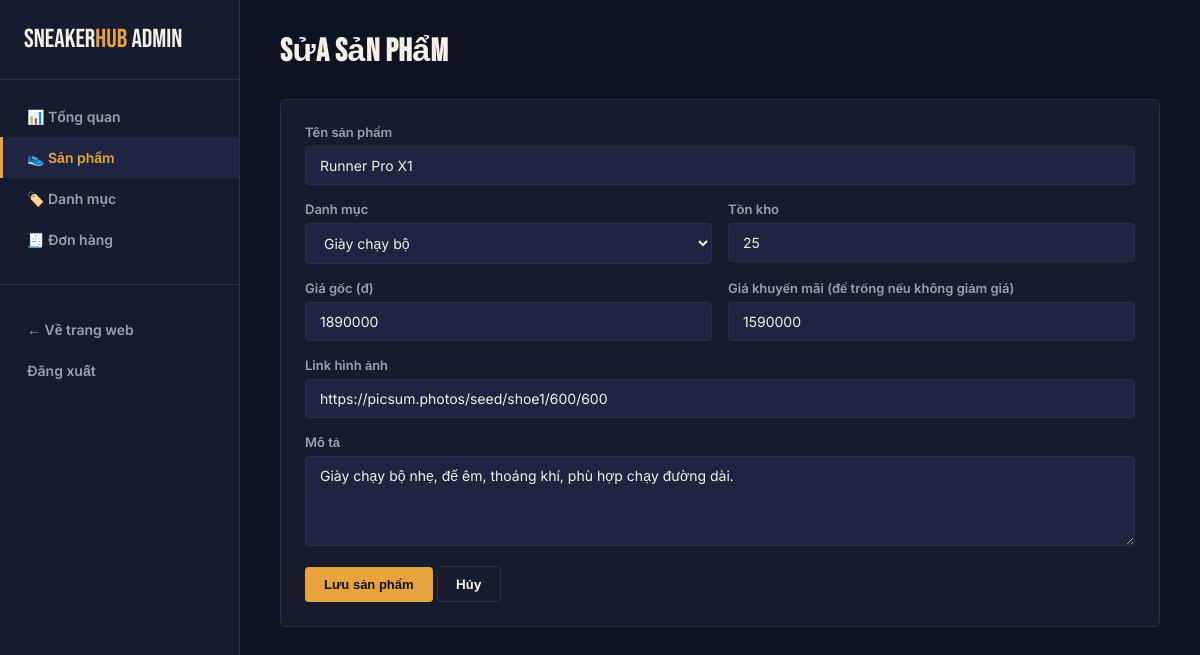
/admin/product-form.php?id=1 (signed in), run on the app's committed database.
### tables this page shows
CREATE TABLE products (
    id INT AUTO_INCREMENT PRIMARY KEY,
    category_id INT NOT NULL,
    name VARCHAR(200) NOT NULL,
    slug VARCHAR(200) NOT NULL UNIQUE,
    description TEXT,
    price DECIMAL(12,0) NOT NULL,
    sale_price DECIMAL(12,0) DEFAULT NULL,
    image VARCHAR(255) DEFAULT NULL,
    stock INT NOT NULL DEFAULT 0,
    created_at DATETIME DEFAULT CURRENT_TIMESTAMP,
    FOREIGN KEY (category_id) REFERENCES categories(id) ON DELETE CASCADE
);

CREATE TABLE categories (
    id INT AUTO_INCREMENT PRIMARY KEY,
    name VARCHAR(100) NOT NULL,
    slug VARCHAR(100) NOT NULL UNIQUE
);

### includes/functions.php (called while the page is built, shortened)
<?php
function e($str) {
    return htmlspecialchars($str ?? '', ENT_QUOTES, 'UTF-8');
}

### admin/product-form.php (the view, shortened to what this page needs)
<?php
require '../config/db.php';
require '../includes/functions.php';
$id = (int) ($_GET['id'] ?? 0);
$product = ['name'=>'','description'=>'','price'=>'','sale_price'=>'','image'=>'','stock'=>0,'category_id'=>''];
if ($id) {
    $stmt = $pdo->prepare("SELECT * FROM products WHERE id = ?");
    $stmt->execute([$id]);
    $found = $stmt->fetch();
    if ($found) $product = $found;
}
$categories = $pdo->query("SELECT * FROM categories ORDER BY name")->fetchAll();
require 'includes/admin_header.php';
?>
<div class="admin-topbar"><h1><?php echo $id ? 'Sửa sản phẩm' : 'Thêm sản phẩm mới'; ?></h1></div>
<div class="admin-card">
    <form method="post">
        <div class="form-group">
            <label>Tên sản phẩm</label>
            <input type="text" name="name" required value="<?php echo e($product['name']); ?>">
        </div>
        <div class="form-row">
            <div class="form-group">
                <label>Danh mục</label>
                <select name="category_id" required>
                    <?php foreach ($categories as $c): ?>
                        <option value="<?php echo $c['id']; ?>" <?php echo $c['id']==$product['category_id']?'selected':''; ?>><?php echo e($c['name']); ?></option>
                    <?php endforeach; ?>
                </select>
            </div>
            <div class="form-group">
                <label>Tồn kho</label>
                <input type="number" name="stock" min="0" value="<?php echo (int) $product['stock']; ?>">
            </div>
        </div>
        <div class="form-row">
            <div class="form-group">
                <label>Giá gốc (đ)</label>
                <input type="number" name="price" min="0" required value="<?php echo e($product['price']); ?>">
            </div>
            <div class="form-group">
                <label>Giá khuyến mãi (để trống nếu không giảm giá)</label>
                <input type="number" name="sale_price" min="0" value="<?php echo e($product['sale_price']); ?>">
            </div>
        </div>
        <div class="form-group">
            <label>Link hình ảnh</label>
            <input type="text" name="image" placeholder="https://..." value="<?php echo e($product['image']); ?>">
        </div>
        <div class="form-group">
            <label>Mô tả</label>
            <textarea name="description" rows="4"><?php echo e($product['description']); ?></textarea>
        </div>
        <button type="submit" class="btn btn-primary">Lưu sản phẩm</button>
        <a href="products.php" class="btn btn-outline">Hủy</a>
    </form>
</div>
<?php require 'includes/admin_footer.php'; ?>

### assets/css/admin.css (style rules this page uses)
:root { --a-bg: #0F1220; --a-surface: #171B2E; --a-surface-2: #1F2440; --a-border: #2A2F4A; --a-accent: #E8A33D; --a-accent-2: #FF6B4A; --a-text: #F5F1E8; --a-text-muted: #9AA0B4; --a-success: #4CAF7D; }
* { box-sizing: border-box; }
body { margin: 0; background: var(--a-bg); color: var(--a-text); font-family: 'Inter', sans-serif; }
a { color: inherit; text-decoration: none; }
.admin-topbar { display: flex; justify-content: space-between; align-items: center; margin-bottom: 28px; }
.admin-topbar h1 { font-family: 'Bebas Neue', sans-serif; font-size: 32px; margin: 0; letter-spacing: 0.5px; }
.admin-card { background: var(--a-surface); border: 1px solid var(--a-border); border-radius: 6px; padding: 24px; margin-bottom: 24px; }
.btn { display: inline-block; padding: 9px 18px; border-radius: 4px; font-weight: 700; font-size: 13px; cursor: pointer; border: 1px solid transparent; }
.btn-primary { background: var(--a-accent); color: var(--a-bg); }
.btn-outline { background: transparent; border-color: var(--a-border); color: var(--a-text); }
.form-group { margin-bottom: 16px; }
.form-group label { display: block; font-size: 13px; font-weight: 600; margin-bottom: 6px; color: var(--a-text-muted); }
.form-group input, .form-group textarea, .form-group select { width: 100%; background: var(--a-surface-2); border: 1px solid var(--a-border); border-radius: 4px; padding: 10px 14px; color: var(--a-text); font-family: inherit; font-size: 14px; }
.form-row { display: grid; grid-template-columns: 1fr 1fr; gap: 16px; }

### data on the page
products: name "Runner Pro X1", category_id "Giày chạy bộ", stock "25", price "1890000", sale_price "1590000", image "https://picsum.photos/seed/shoe1/600/600", description "Giày chạy bộ nhẹ, đế êm, thoáng khí, phù hợp chạy đường dài."
